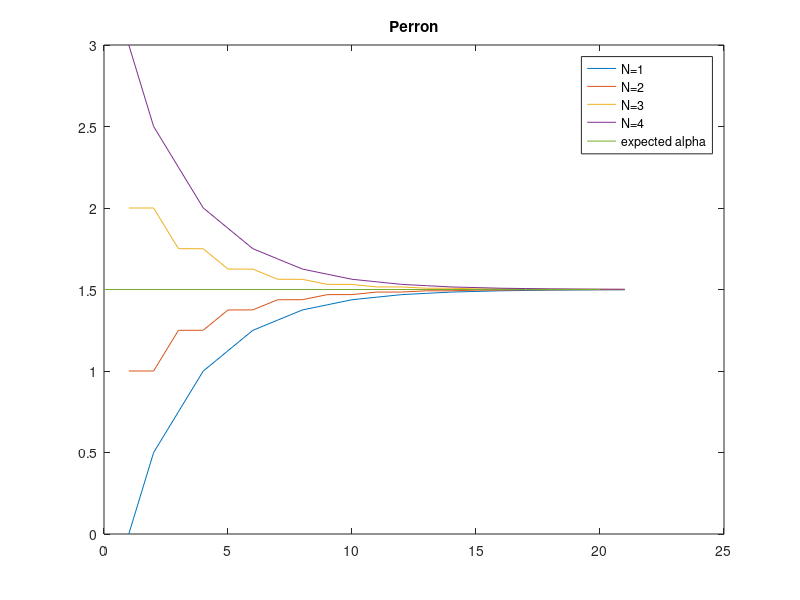
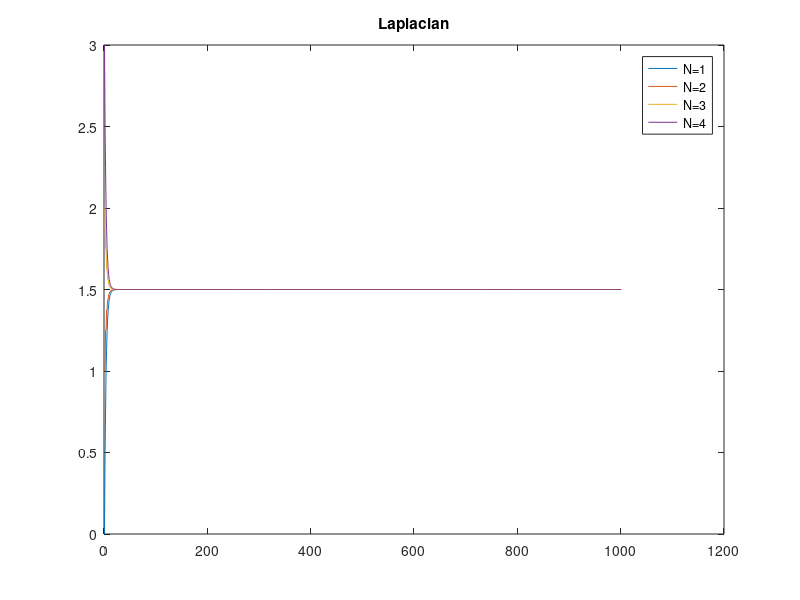
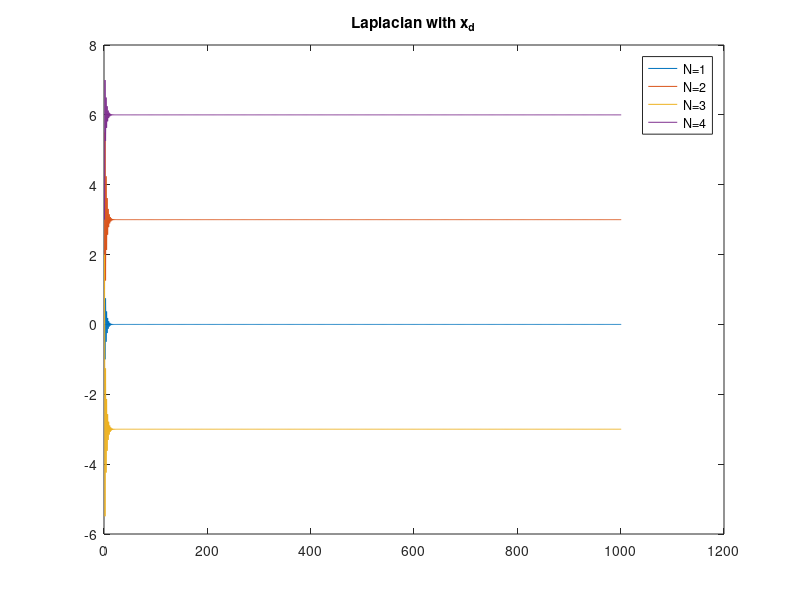

Write the MATLAB code that produced these figures, in order. (Note: this script raises an error after producing the figures.)
% Motors weigh 1kg
m_vec = [1, 1, 1, 1]
m = sum(m_vec)

% Motors are at these coordinates from center of mass
l = [
    sqrt(2)/2,      sqrt(2)/2,   0
    -sqrt(2)/2,     sqrt(2)/2,   0
    -sqrt(2)/2,     -sqrt(2)/2,   0
    sqrt(2)/2,      -sqrt(2)/2,   0
]'

% Inertial tensor of quadcopter is then
I_xx = 0;
I_yy = 0;
I_zz = 0;
for i=1:4
    I_xx = I_xx + (l(2,i)^2)*m_vec(i);
    I_yy = I_yy + (l(1,i)^2)*m_vec(i);
    I_zz = I_zz + (l(1,i)^2 + l(2,i)^2)*m_vec(i);
end
I_C = diag([I_xx,I_yy,I_zz])


M_RB = [
    m*eye(3)     zeros(3)
    zeros(3)            I_C
]

% PID parameters
PID_inner_max = 100
PID_outer_max = 10

% Gravity
g = 9.82
F_e_g = [0; 0; g]*m % m/s


%% Swarm dynamics
disp("------------------")

% Defining vertice vector V
%V = [1,2,3,4]
V = 1:4

%Starting x-values for drones in swarm
x_0 = [0, 1, 2, 3]'
%x_0 = [0, 3, 2, 1,-1,-2,-3,-3]'

%Defining desired position p_d
x_d = [1,4,-2,7]'
%x_d = [1,4,-2,7,10,3,-4,6]'

R_min = 1; %Dist between drones in m

%Define edges using R_min distance between vertices
E = {};
for i = V
    for j = V
        if not(i == j) && abs(x_0(i) - x_0(j)) <= R_min
            E{end+1} = [i,j];           
        end
    end
end
E

%Use found edges to find adjecency matrix
A = zeros(length(V));
for i = V
    for j = V
        for val = E
            if isequal(val, {[i,j]})
                A(i,j) = 1;
                break
            end
        end
    end
end
A

% Defining neighbors N
N = {};
for i = V
    N(i) = {find(not(A(i,:)==0))};
end
N

% Defining graph G
G = {V,E}

% Defining degree matrix D
D = zeros(length(V));
for i = V
    for j = V
        if not(i==j)
            D(i,i) = D(i,i) + A(i,j);
        end
    end
end
D

% Defnining graph Laplacian L
L = D-A

% check row-sum is equal to zero
rowSums = sum(L,2)

% Define eigenvector of *1* v
v = ones(length(L),1)

% Test result of L*v=lambda*v, which should then give zero
shouldBeZero = L*v

% Test result of L*v=lambda*v, which should also then give zero
shouldBeZero = v'*L

% Then Perron can be defined
delta = max(diag(D))
str = "Epsilon can be (" + 0 + "," + 1/delta + "]";
disp(str)
epsilon = 1/delta*0.999 % This value should be (0,delta^-1)
%epsilon = 0.1
P = eye(length(L)) - epsilon*L
% Alternative Perron definition
%P = ((eye(length(D))+D)^-1) * (eye(length(A)) + A)

% Check Perron matrix is defined correctly
disp("A correct Perron matrix should give 1 when multiplied by egeinvector with ones")
P*ones(length(L),1)

% check row-sum is equal to one
rowSums = sum(P,2)

% check col-sum is equal to one
colSums = sum(P,1)

disp("Eigenvalues(d) and eigenvectors(v) of L")
[v_L,d_L] = eig(L)
disp("Eigenvalues(d) and eigenvectors(v) of P")
[v_P,d_P] = eig(P)
suppused_eigenvalues_for_P = 1-epsilon*diag(d_L)

suppused_eigenvalues_for_P = 1-diag(D)/delta

% Testing convergence

% Expected Decision (balanced)
alpha_expected = sum(x_0)/length(x_0)

figure
x = x_0;
x_hist = [x];
loops = 20;
for t=1:loops
    x = P*(x);
    x_hist = [x_hist,x];
end
plot(1:length(x_hist),x_hist',[0,loops],[alpha_expected,alpha_expected])
legends = cellstr(num2str(V', 'N=%-d'));
legends{end+1} = "expected alpha";
legend(legends)
title("Perron")

expected_distances = zeros(length(x_d));
for i=1:length(x_d)
    for j=1:length(x_d)
        expected_distances(i,j) = x_d(i) - x_d(j);
    end
end
expected_distances

final_distances_P = zeros(length(x));
for i=1:length(x)
    for j=1:length(x)
        final_distances_P(i,j) = x(i) - x(j);
    end
end
final_distances_P

figure
x = x_0;
x_hist = [x];
loops = 1000;
delta_time = epsilon;
for t=1:loops
    x_dot = -L*(x);
    x = x + x_dot * delta_time;
    x_hist = [x_hist,x];
end
plot(1:length(x_hist),x_hist')
legends = cellstr(num2str(V', 'N=%-d'));
legend(legends);
title("Laplacian")

final_distances_L = zeros(length(x));
for i=1:length(x)
    for j=1:length(x)
        final_distances_L(i,j) = x(i) - x(j);
    end
end
final_distances_L

figure
x = x_0;
x_hist = [x];
loops = 1000;
for t=1:loops
    x_dot = -L*(x-x_d);
    x = x + x_dot * delta_time;
    x_hist = [x_hist,x];
end
plot(1:length(x_hist),x_hist')
legends = cellstr(num2str(V', 'N=%-d'));
legend(legends)
title("Laplacian with x_d")

final_distances_L_w_desired_values = zeros(length(x));
for i=1:length(x)
    for j=1:length(x)
        final_distances_L_w_desired_values(i,j) = x(i) - x(j);
    end
end
final_distances_L_w_desired_values

%%
% Compare simulink output with matlab output

expected_distances

final_distances_L_w_desired_values

sim_lastx = simout_x(end,:)';
sim_distances = zeros(length(x));
for i=1:length(x)
    for j=1:length(x)
        sim_distances(i,j) = sim_lastx(i) - sim_lastx(j);
    end
end
sim_distances
